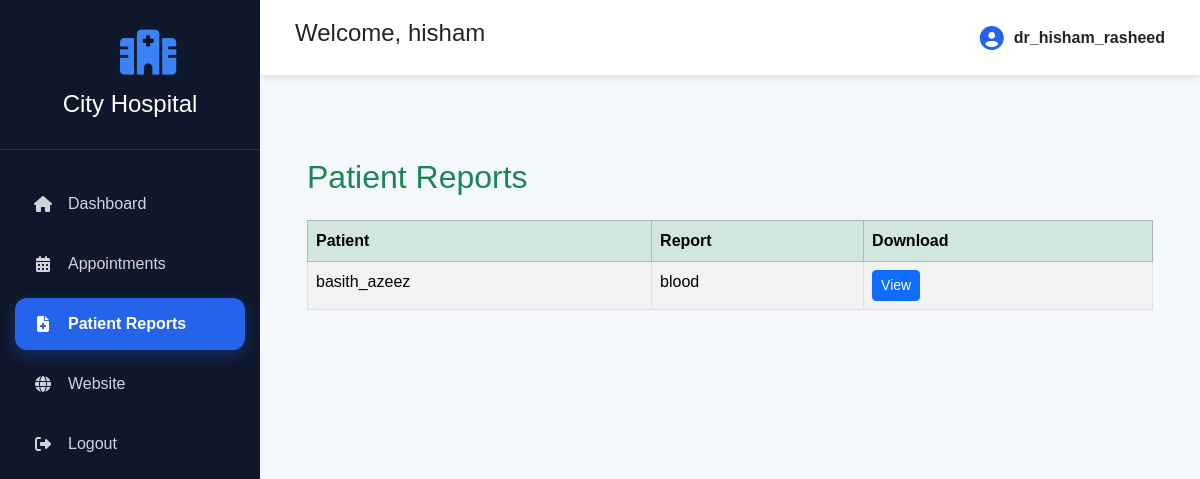
Screenshot of /view-reports/ (signed in) with the database file from the repository.
### student/models.py (models this page shows, shortened)
class CustomUser(AbstractUser):
    ROLE_CHOICES = (
        ('doctor', 'Doctor'),
        ('patient', 'Patient'),
    )
    role = models.CharField(
        max_length=20,
        choices=ROLE_CHOICES
    )

class MedicalReport(models.Model):
    patient = models.ForeignKey(
        CustomUser,
        on_delete=models.CASCADE
    )
    report_name = models.CharField(max_length=100)
    report_file = models.FileField(
        upload_to="reports/"
    )
    uploaded_at = models.DateTimeField(
        auto_now_add=True
    )

### student/views.py (the view)
@login_required(login_url="login")
def view_reports(request):
    if request.user.role != "doctor":
        return redirect("patient_dashboard")
    reports = MedicalReport.objects.all()
    for report in reports:
        print("REPORT URL:", report.report_file.url)
        print("REPORT PATH:", report.report_file.path)
    return render(
    request,
    "view_reports.html",
    {
        "reports": reports,
        "active_page": "view_reports"
    }
)

### templates/view_reports.html (shortened to what this page needs)
{% extends 'dashboard_base.html' %}
{% block content %}
<div class="container mt-5">
    <h2 class="text-success mb-4">
        Patient Reports
    </h2>
    <table class="table table-bordered table-striped">
        <thead class="table-success">
            <tr>
                <th>Patient</th>
                <th>Report</th>
                <th>Download</th>
            </tr>
        </thead>
        <tbody>
            {% for report in reports %}
            <tr>
                <td>{{ report.patient.username }}</td>
                <td>{{ report.report_name }}</td>
                <td>
                    <a href="{% url 'view_report' report.id %}"
                        class="btn btn-primary btn-sm"
                        target="_blank">
                            View
                        </a>
                </td>
            </tr>
            {% empty %}
            <tr>
                <td colspan="3">
                    No Reports Uploaded
                </td>
            </tr>
            {% endfor %}
        </tbody>
    </table>
</div>
{% endblock %}

### templates/dashboard_base.html (shortened to what this page needs)
{% load static %}
<!DOCTYPE html>
<html lang="en">
<head>
<link href="https://cdn.jsdelivr.net/npm/bootstrap@5.3.3/dist/css/bootstrap.min.css" rel="stylesheet">
<link rel="stylesheet"
href="https://cdnjs.cloudflare.com/ajax/libs/font-awesome/6.6.0/css/all.min.css">
<link rel="stylesheet"
href="{% static 'css/dashboard.css' %}">
</head>
<body>
<div class="dashboard-layout">
    <aside class="sidebar">
        <div class="logo">
            <i class="fa-solid fa-hospital"></i>
            <h3>City Hospital</h3>
        </div>
        <ul>
            {% if user.role == "doctor" %}
            <li>
                <a href="{% url 'doctor_dashboard' %}"
                   class="{% if active_page == 'dashboard' %}active{% endif %}">
                    <i class="fa-solid fa-house"></i>
                    Dashboard
                </a>
            </li>
            <li>
                <a href="{% url 'manage_appointments' %}"
                   class="{% if active_page == 'appointments' %}active{% endif %}">
                    <i class="fa-solid fa-calendar-days"></i>
                    Appointments
                </a>
            </li>
            <li>
                <a href="{% url 'view_reports' %}"
                   class="{% if active_page == 'view_reports' %}active{% endif %}">
                    <i class="fa-solid fa-file-medical"></i>
                    Patient Reports
                </a>
            </li>
            {% endif %}
            <li>
                <a href="{% url 'home' %}">
                    <i class="fa-solid fa-globe"></i>
                    Website
                </a>
            </li>
            <li>
                <a href="{% url 'logout' %}">
                    <i class="fa-solid fa-right-from-bracket"></i>
                    Logout
                </a>
            </li>
        </ul>
    </aside>
    <div class="main-content">
        <nav class="topbar">
            <div>
                <h4>
                    Welcome,
                    {{ user.first_name|default:user.username }}
                </h4>
            </div>
            <div class="user-box">
                <i class="fa-solid fa-circle-user"></i>
                {{ user.username }}
            </div>
        </nav>
        <main class="content">
            {% block content %}
            {% endblock %}
        </main>
    </div>
</div>
</body>
</html>

### static/css/dashboard.css (style rules this page uses)
* { margin:0; padding:0; box-sizing:border-box; }
body { background:#f4f7fc; font-family:Arial, Helvetica, sans-serif; }
.dashboard-layout { display:flex; min-height:100vh; }
.sidebar { width:260px; background:#0f172a; color:#fff; position:fixed; left:0; top:0; bottom:0; overflow-y:auto; }
.logo { text-align:center; padding:30px 20px; border-bottom:1px solid rgba(255,255,255,.1); }
.logo i { font-size:45px; color:#3b82f6; margin-bottom:15px; }
.logo h3 { margin:0; font-size:24px; }
.sidebar ul { list-style:none; padding:20px 0; }
.sidebar li { margin:8px 15px; }
.sidebar a { display:flex; align-items:center; gap:15px; padding:14px 18px; text-decoration:none; color:#d1d5db; border-radius:12px; transition:.3s; }
.sidebar i { width:20px; text-align:center; }
.main-content { margin-left:260px; width:calc(100% - 260px); }
.topbar { background:#fff; height:75px; display:flex; justify-content:space-between; align-items:center; padding:0 35px; box-shadow:0 3px 10px rgba(0,0,0,.08); }
.user-box { display:flex; align-items:center; gap:10px; font-weight:600; }
.user-box i { font-size:24px; color:#2563eb; }
.content { padding:35px; }
.table { margin-bottom:0; }
.sidebar a.active { background:#2563eb; color:#fff; font-weight:600; box-shadow:0 5px 15px rgba(37,99,235,.35); }
.sidebar a.active i { color:#fff; }

### rows the page displays
CustomUser: first_name "hisham", username "dr_hisham_rasheed"
MedicalReport: patient.username "basith_azeez", report_name "blood"
